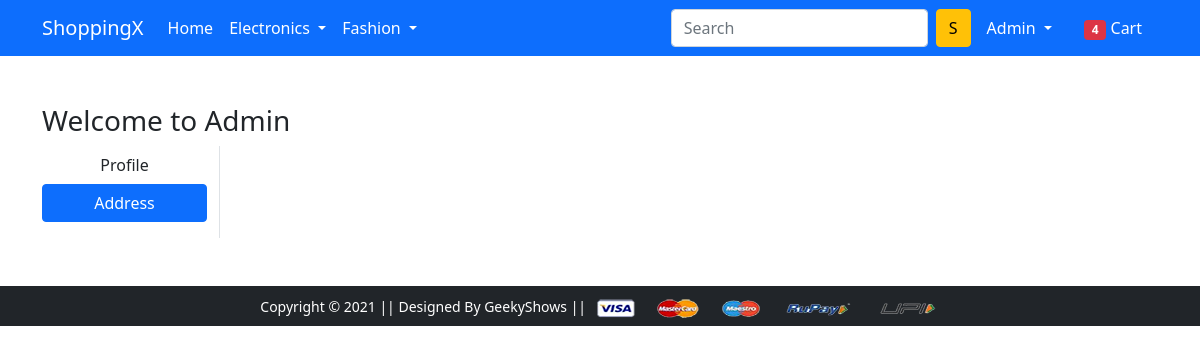
/address/ (signed in), run on an earlier commit of the app's database.
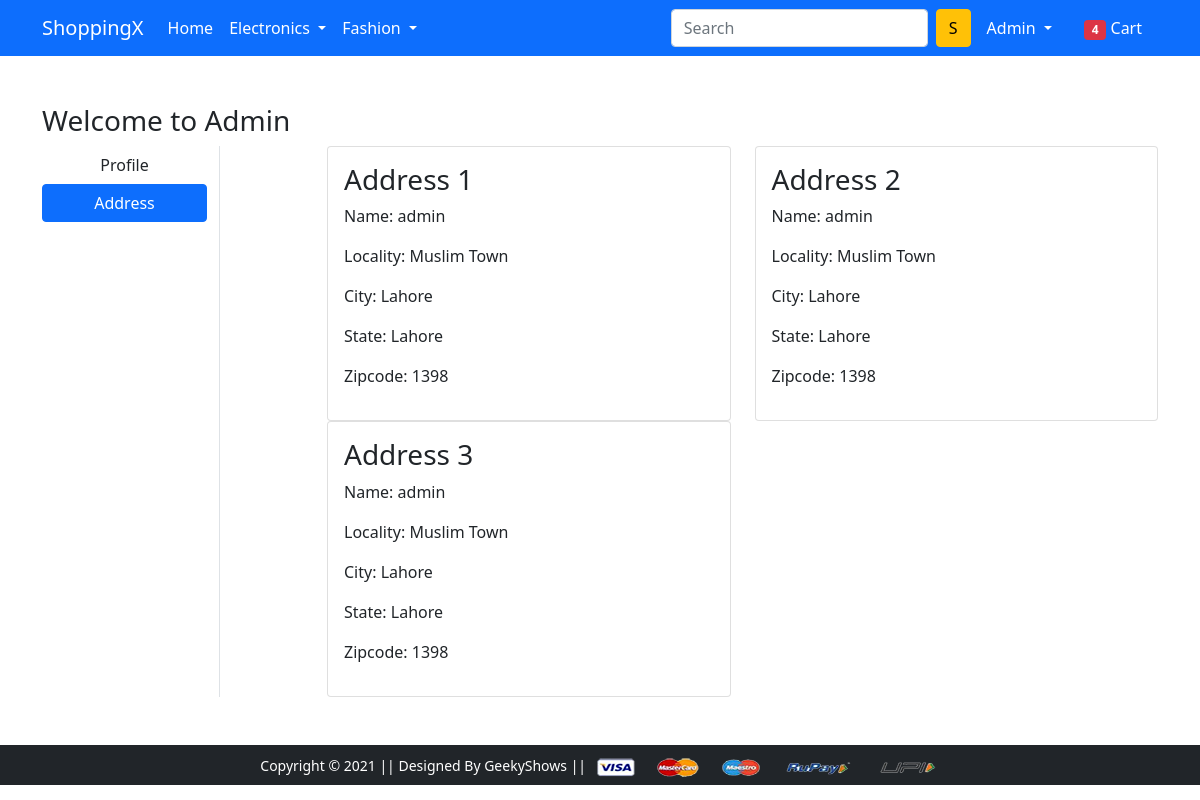
And on a later commit of the database.
### app/models.py (models this page shows, shortened)
class Customer(models.Model):
    user = models.ForeignKey(User, on_delete=models.CASCADE)
    name = models.CharField(max_length=80)
    locality = models.CharField(max_length=80)
    city = models.CharField(max_length=50)
    zipcode = models.IntegerField()
    state = models.CharField(choices=STATE_CHOICES, max_length=50)

### app/views.py (the view)
# urls.py: path('address/', views.address, name='address'),
def address(request):
    addre = Customer.objects.filter(user = request.user)
    return render(request, 'app/address.html', {'addre':addre, 'active':'btn-primary'})

### app/templates/app/address.html (shortened to what this page needs)
{% extends 'app/base.html' %}
{% load static %}
{% block main-content %}
<div class="container my-5">
 <div class="row">
 <h3>Welcome to <span class="text-capitalize">{{request.user}}</span></h3>
  <div class="col-sm-2 border-end">
   <ul class="list-unstyled">
    <li class="d-grid"><a href="{% url 'profile' %}" class="btn ">Profile</a></li>
    <li class="d-grid"><a href="{% url 'address' %}" class="btn {{active}}">Address</a></li>
   </ul>
  </div>
  <div class="col-sm-9 offset-sm-1">
   <div class="row">
    {% for ad in addre %}
    <div class="col-sm-6">
     <div class="card">
      <div class="card-body">
       <h3>Address {{forloop.counter}}</h3>
       <p>Name: {{ad.name}}</p>
       <p>Locality: {{ad.locality}}</p>
       <p>City: {{ad.city}}</p>
       <p>State: {{ad.state}}</p>
       <p>Zipcode: {{ad.zipcode}}</p>
      </div>
     </div>
    </div>
    {% endfor %}
   </div>
  </div>
 </div>
</div>
{% endblock main-content %}

What changed in the data, as far as the page shows it:
added Customer: name "admin", locality "Muslim Town", city "Lahore", state "Lahore", zipcode "1398"
added Customer: name "admin", locality "Muslim Town", city "Lahore", state "Lahore", zipcode "1398"
added Customer: name "admin", locality "Muslim Town", city "Lahore", state "Lahore", zipcode "1398"
